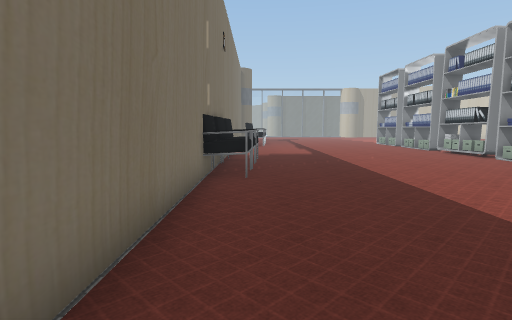
[1] (above)

24 first-person views from a walk through a Unity game level. The camera is 1.2 m above the floor, tilts 6° down and sees 80° across. Doors are open. The floor is counted in squares, 1 m on a side. Each view is taken from the middle of a square. On the plan, view 1 faces up. The plan holds only what a view shows up to about 13 squares ahead; the rest is blank. The place goes on beyond the plan. The player is left out. Some surface patterns are stand-ins.

[2]
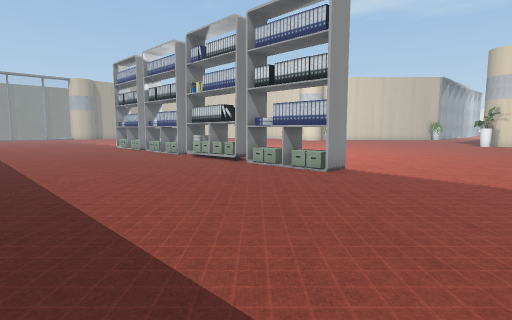

[3]
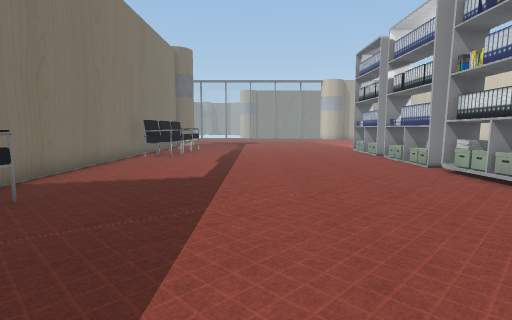

[4]
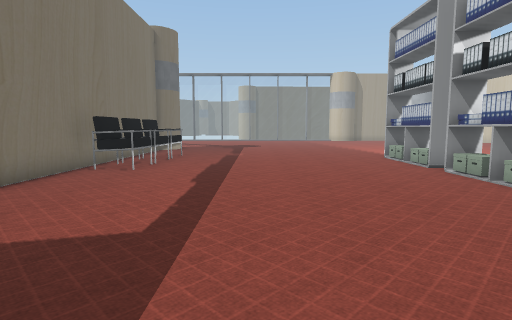

[5]
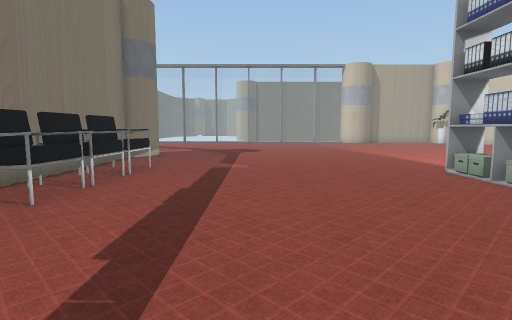

[6]
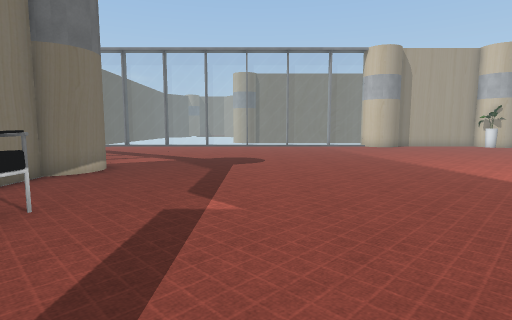

[7]
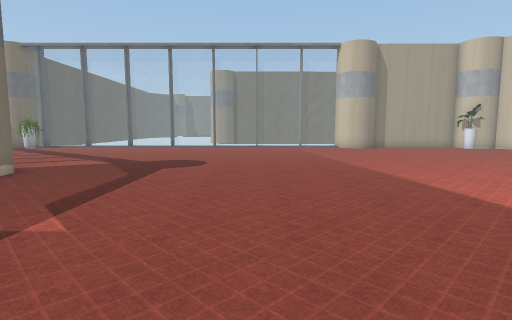

[8]
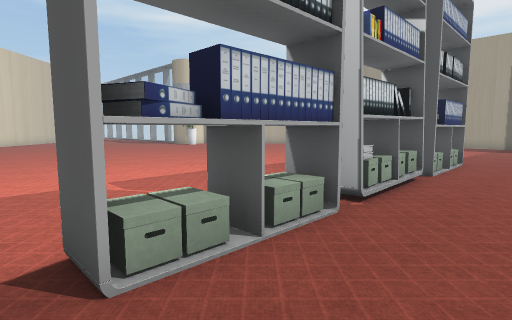

[9]
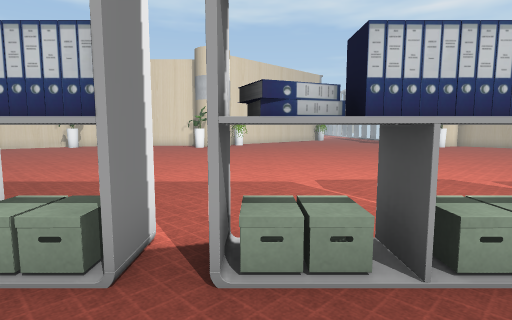

[10]
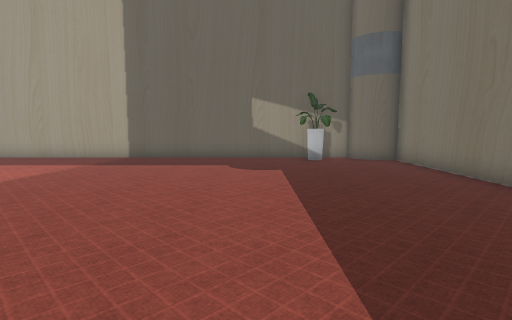

[11]
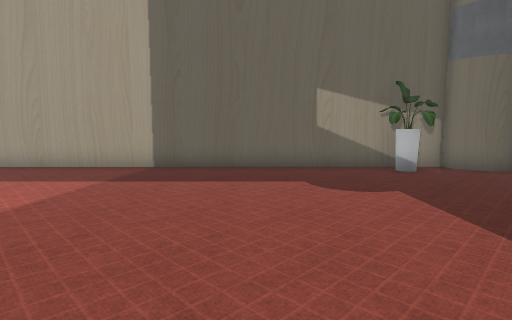

[12]
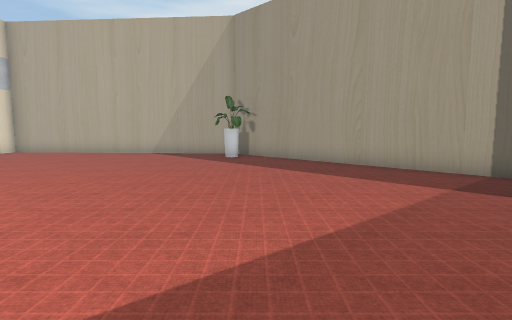

[13]
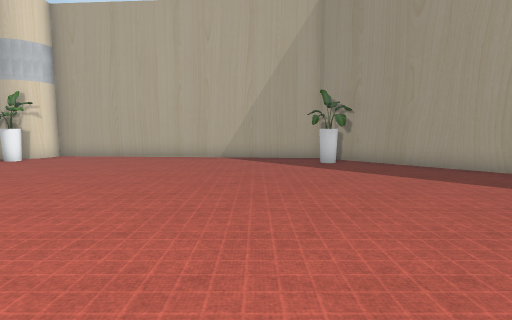

[14]
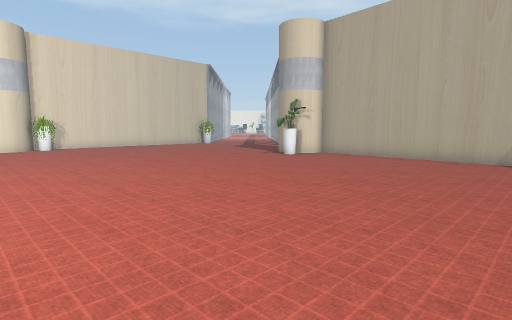

[15]
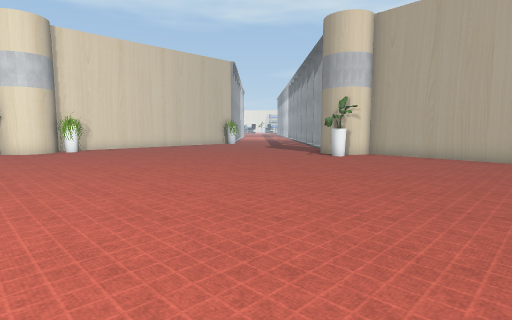

[16]
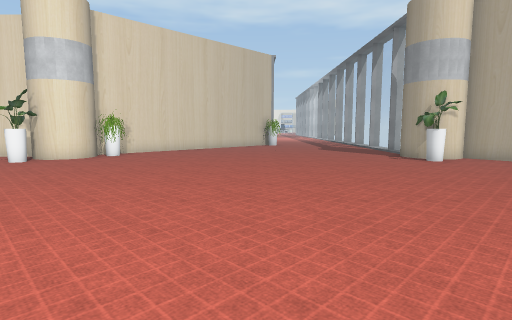

[17]
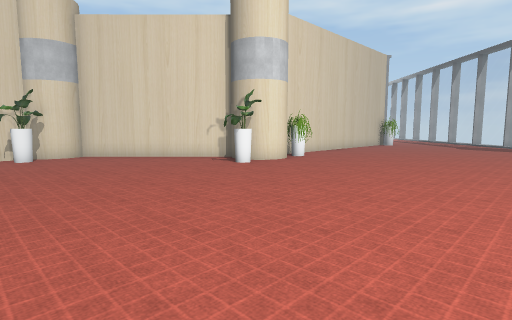

[18]
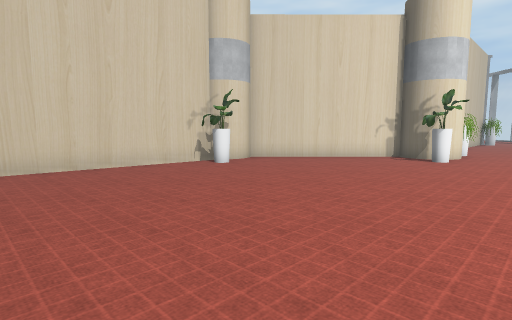

[19]
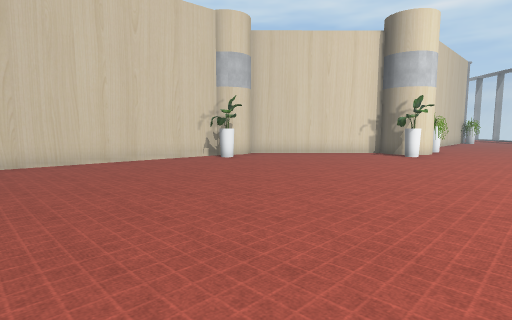

[20]
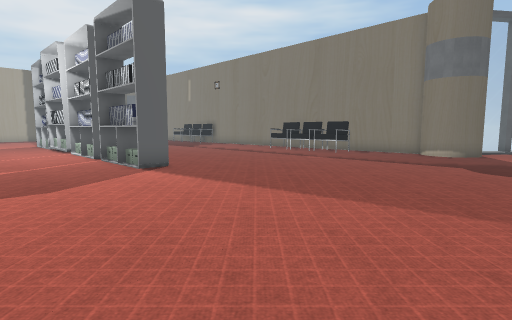

[21]
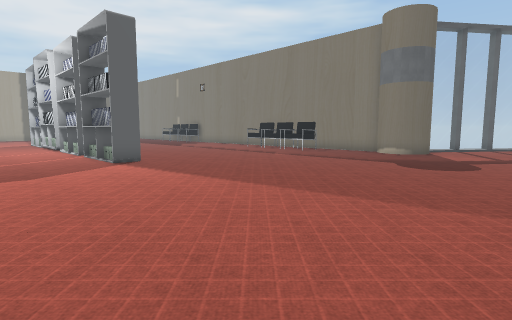

[22]
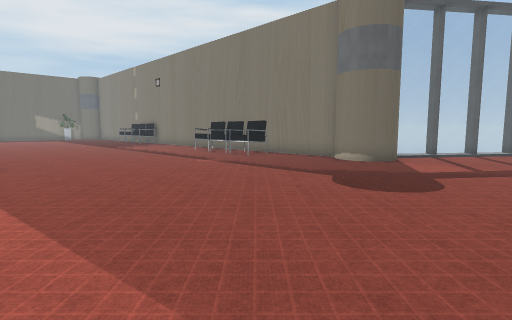

[23]
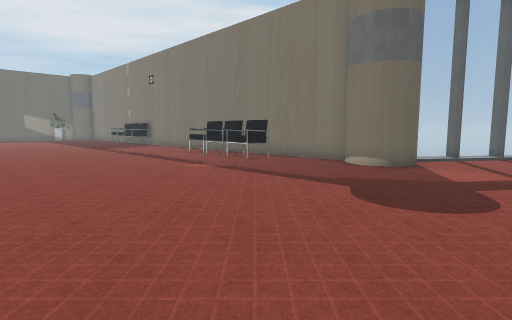

[24]
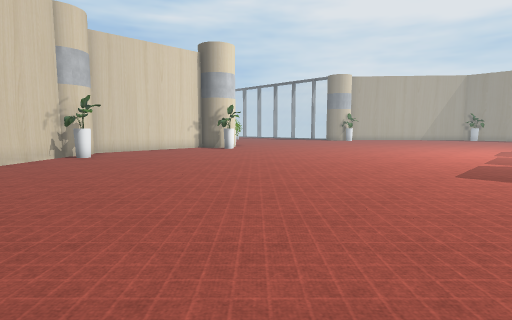

### Floor plan
Key: @ floor where view 1 was taken; # wall or solid block; . floor; = window, fence, low wall or low ledge; v drop or lower ground; C chair; L column; P plant; O other object.
Columns run from 5 left of view 1 to 28 right of it. Each row starts with its distance up from view 1.
 34  ............................##
 33 ..............................##
 32 ...............................#
 31 =..............................##
 30 v=.##..........................P##
 29     #L...........................#
 28     L............................#
 27     #............................#
 26     #............................#
 25     #............................#
 24     #CC..........................#
 23     #CC.......OO...............P##
 22     #CC.......OO................##
 21     #C........OO................L#
 20     #C........OO.................P
 19     #.........OO..................
 18     #.........OO..................
 17     #.........OO..................
 16     #.........OO .................
 15     #.........OO .................
 14     #.........OO .................
 13     #.........OO  ................
 12     CC.........O   ...............
 11     CC........OO  ................
 10     CC........OO  ................
  9     CC........OO..................
  8     CC..........................P#
  7     #...........................##
  6     #...........................L
  5     #..........................#v
  4     #.........................#v
  3     #........................#
  2     #.......................#
  1     #......................#
  0     #@.P...............P.##
 -1     ##..............#####v
 -2      L##############

Where each view was taken, in squares from view 1:
view 1: 0 up, 0 right, facing up
view 2: 4 up, 2 right, facing up-right
view 3: 7 up, 4 right, facing up
view 4: 11 up, 4 right, facing up
view 5: 15 up, 4 right, facing up
view 6: 20 up, 4 right, facing up
view 7: 21 up, 6 right, facing up
view 8: 20 up, 7 right, facing down-right
view 9: 19 up, 7 right, facing right
view 10: 11 up, 4 right, facing down
view 11: 8 up, 6 right, facing down
view 12: 8 up, 8 right, facing down-right
view 13: 9 up, 12 right, facing down-right
view 14: 9 up, 12 right, facing right
view 15: 11 up, 13 right, facing right
view 16: 14 up, 15 right, facing right
view 17: 22 up, 15 right, facing right
view 18: 29 up, 15 right, facing right
view 19: 29 up, 13 right, facing right
view 20: 32 up, 14 right, facing down-left
view 21: 34 up, 14 right, facing down-left
view 22: 34 up, 10 right, facing down-left
view 23: 33 up, 9 right, facing down-left
view 24: 34 up, 12 right, facing down-right
